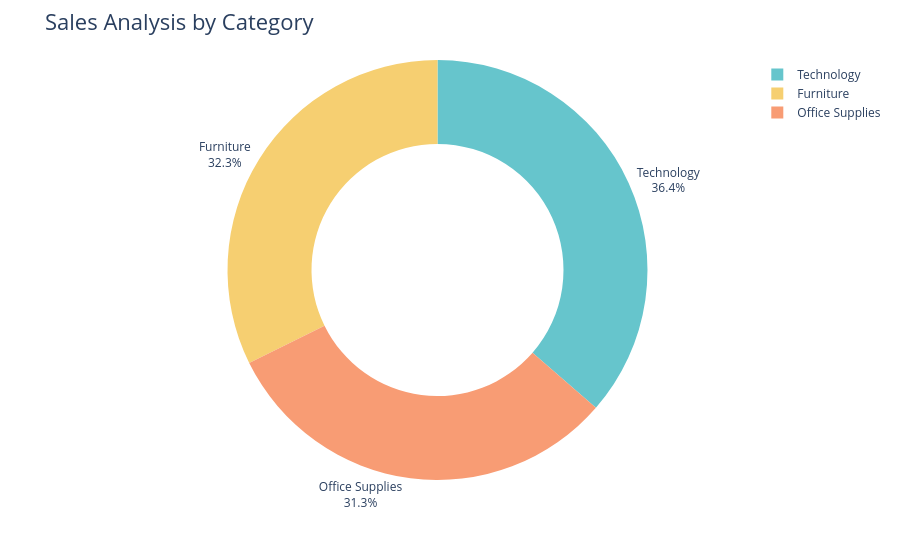

The code cell stored with this chart in its notebook:
### Code cell
fig = px.pie(sales_by_category,
             values = 'Sales',
             names= 'Category', 
             hole= 0.6,
             color_discrete_sequence=px.colors.qualitative.Pastel)

fig.update_traces(textposition = 'outside',textinfo = 'percent+label')
fig.update_layout(title_text = 'Sales Analysis by Category', title_font = dict(size=22))
fig.show()

### Figure 1 — Plotly figure (JSON) as saved in the notebook; plotly's stock layout.template omitted (floating-point values rounded to 4 significant figures)
{"data": [{"domain": {"x": [0, 1], "y": [0, 1]}, "hole": 0.6, "hovertemplate": "Category=%{label}<br>Sales=%{value}<extra></extra>", "labels": ["Furniture", "Office Supplies", "Technology"], "legendgroup": "", "name": "", "showlegend": true, "textinfo": "percent+label", "textposition": "outside", "type": "pie", "values": [742000.0, 719000.0, 836200.0]}], "layout": {"legend": {"tracegroupgap": 0}, "margin": {"t": 60}, "piecolorway": ["rgb(102, 197, 204)", "rgb(246, 207, 113)", "rgb(248, 156, 116)", "rgb(220, 176, 242)", "rgb(135, 197, 95)", "rgb(158, 185, 243)", "rgb(254, 136, 177)", "rgb(201, 219, 116)", "rgb(139, 224, 164)", "rgb(180, 151, 231)", "rgb(179, 179, 179)"], "title": {"font": {"size": 22}, "text": "Sales Analysis by Category"}}}
